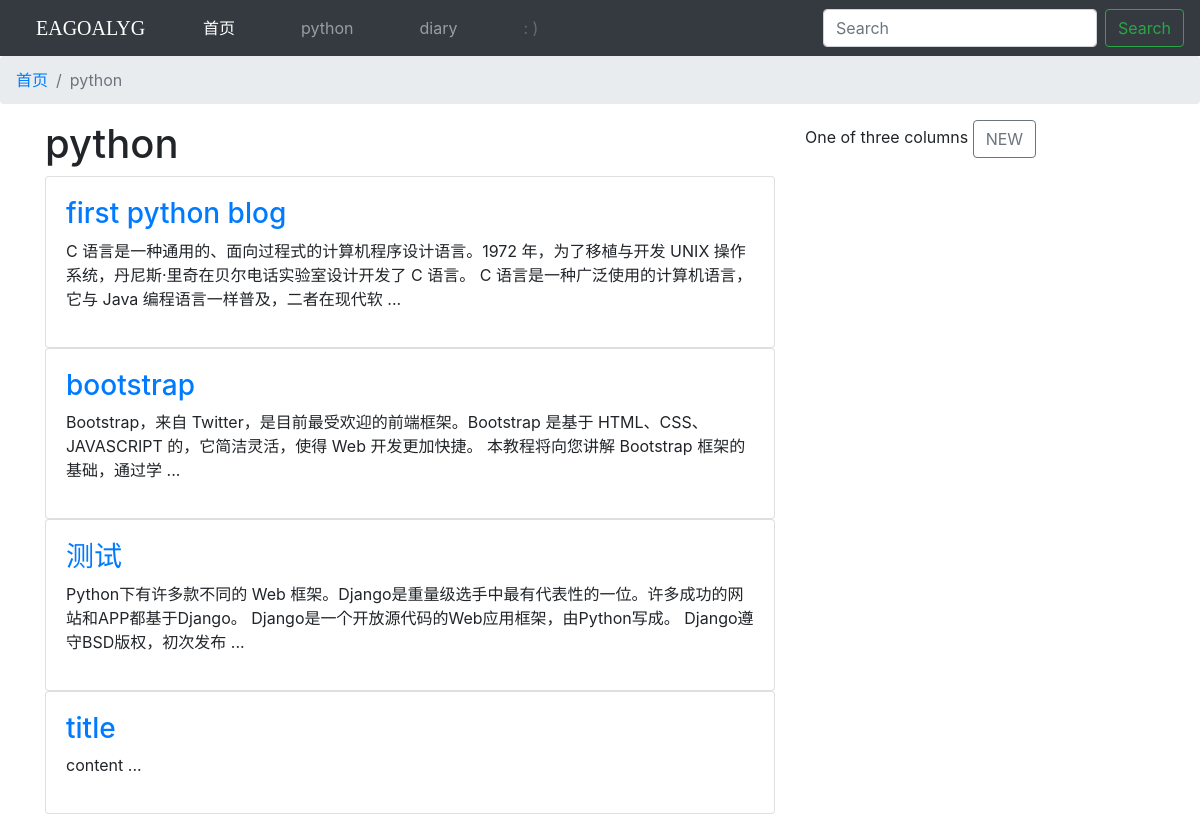
Page /blog/1/ on the committed database.
### blog/models.py (models this page shows, shortened)
class BlogType(models.Model):
    type_name = models.CharField(max_length=15)

class Blog(models.Model):
    title = models.CharField(max_length=30)
    blog_type = models.ForeignKey(BlogType, on_delete=models.DO_NOTHING)
    created_at = models.DateTimeField(auto_now_add=True)
    content = models.TextField()
    author = models.ForeignKey(User, on_delete=models.DO_NOTHING)

### blog/views.py (the view)
# urls.py: path('blog/<int:blog_type_pk>/', views.blog_classification, name='blog_classification'),
def blog_classification(request, blog_type_pk):
    blog_types = BlogType.objects.all()
    blog_type = get_object_or_404(BlogType, pk=blog_type_pk)
    blogs = Blog.objects.filter(blog_type=blog_type)
    context = {'blog_types': blog_types, 'blog_type': blog_type, 'blogs': blogs}
    return render(request, 'blog/blog_classification.html', context)

### blog/templates/blog/blog_classification.html (shortened to what this page needs)
{% extends 'blog/base.html' %}
{% load static %}
{% block breadcrumb %}
	<nav aria-label="breadcrumb">
	  	<ol class="breadcrumb">
	    	<li class="breadcrumb-item"><a href="{% url 'blog:index' %}">首页</a></li>
    		<li class="breadcrumb-item active" aria-current="page">{{ blog_type.type_name }}</li>
	  	</ol>
	</nav>
{% endblock %}
{% block content %}
	<h1>{{ blog_type.type_name }}</h1>
	{% for blog in blogs %}
		<div class="card">
			<div class="card-body">
				<a href="{% url 'blog:blog_detail' blog.pk %}"><h3>{{ blog.title }}</h3></a>
				<p>{{ blog.content|truncatechars:120 }} ...</p>
			</div>
		</div>
	{% empty %}
		<p>--暂无博客,敬请期待--</p>
	{% endfor %}
{% endblock %}

### blog/templates/blog/base.html (shortened to what this page needs)
{% load static %}
<!DOCTYPE html>
<html lang="en">
<head>
	<link href="{% static 'blog/google-font.css' %}" rel="stylesheet">
	<link rel="stylesheet" href="{% static 'blog/blog.css' %}">
	<link rel="stylesheet" href="{% static 'base.css' %}">
	<link rel="stylesheet" href="{% static 'bootstrap-4.4.1-dist/css/bootstrap.min.css' %}">
</head>
<body>
	<nav class="fixed-top">
		<nav class="navbar navbar-expand-lg navbar-dark bg-dark">
			<a class="navbar-brand mr-auto mr-lg-0" href="{% url 'blog:index' %}">EAGOALYG</a>
			<div class="collapse navbar-collapse" id="navbarNav">
				<ul class="navbar-nav mr-auto">
					<li class="nav-item active">
				        <a class="nav-link" href="{% url 'blog:index' %}">首页<span class="sr-only">(current)</span></a>
				    </li>
					{% for blog_type in blog_types %}
					<li class="nav-item">
			        	<a class="nav-link" href="{% url 'blog:blog_classification' blog_type.pk %}">{{ blog_type.type_name }}</a>
			    	</li>
					{% endfor %}
					 <li class="nav-item">
					 	<a class="nav-link disabled" href="#" tabindex="-1" aria-disabled="true">: )</a>
					 </li>
				</ul>
				<form class="form-inline my-2 my-lg-0">
			      	<input class="form-control mr-sm-2" type="search" placeholder="Search" aria-label="Search">
			      	<button class="btn btn-outline-success my-2 my-sm-0" type="submit">Search</button>
			    </form>
			</div>
		</nav>
		{% block breadcrumb %}{% endblock %}
	</nav>
	<div class="container">
	  	<div class="row">
	    	<div class="col-md-8">
				{% block content %}{% endblock %}
	    	</div>
	    	<div class="col-md-4">
	      		One of three columns
	      		<a class="btn btn-outline-secondary" href="{% url 'blog:new_blog' %}" role="button">NEW</a>
	    	</div>
	  	</div>
	</div>
</body>
</html>

### blog/static/blog/blog.css (style rules this page uses)
.navbar-brand { font-family: 'Pacifico', cursive; padding-left: 20px; }
.navbar-nav { padding-left: 80px; }
.nav-item { padding-left: 50px; }
.container { padding-top: 120px; }

### static/base.css (style rules this page uses)
* { margin: 0; padding: 0; }
ul { list-style-type: none; }

### rows in the picture
BlogType: type_name "python"
BlogType: type_name "diary"
Blog: title "first python blog", content "C 语言是一种通用的、面向过程式的计算机程序设计语言。1972 年，为了移植与开发 UNIX 操作系统，丹尼斯·里奇在贝尔电话实验室设计开发了 C 语言。 C 语言是一种广泛使用的计算机语言，它与 Java 编程语言一样普及，二者在现代软"
Blog: title "bootstrap", content "Bootstrap，来自 Twitter，是目前最受欢迎的前端框架。Bootstrap 是基于 HTML、CSS、JAVASCRIPT 的，它简洁灵活，使得 Web 开发更加快捷。 本教程将向您讲解 Bootstrap 框架的基础，通过学"
Blog: title "测试", content "Python下有许多款不同的 Web 框架。Django是重量级选手中最有代表性的一位。许多成功的网站和APP都基于Django。 Django是一个开放源代码的Web应用框架，由Python写成。 Django遵守BSD版权，初次发布"
Blog: title "title", content "content"
